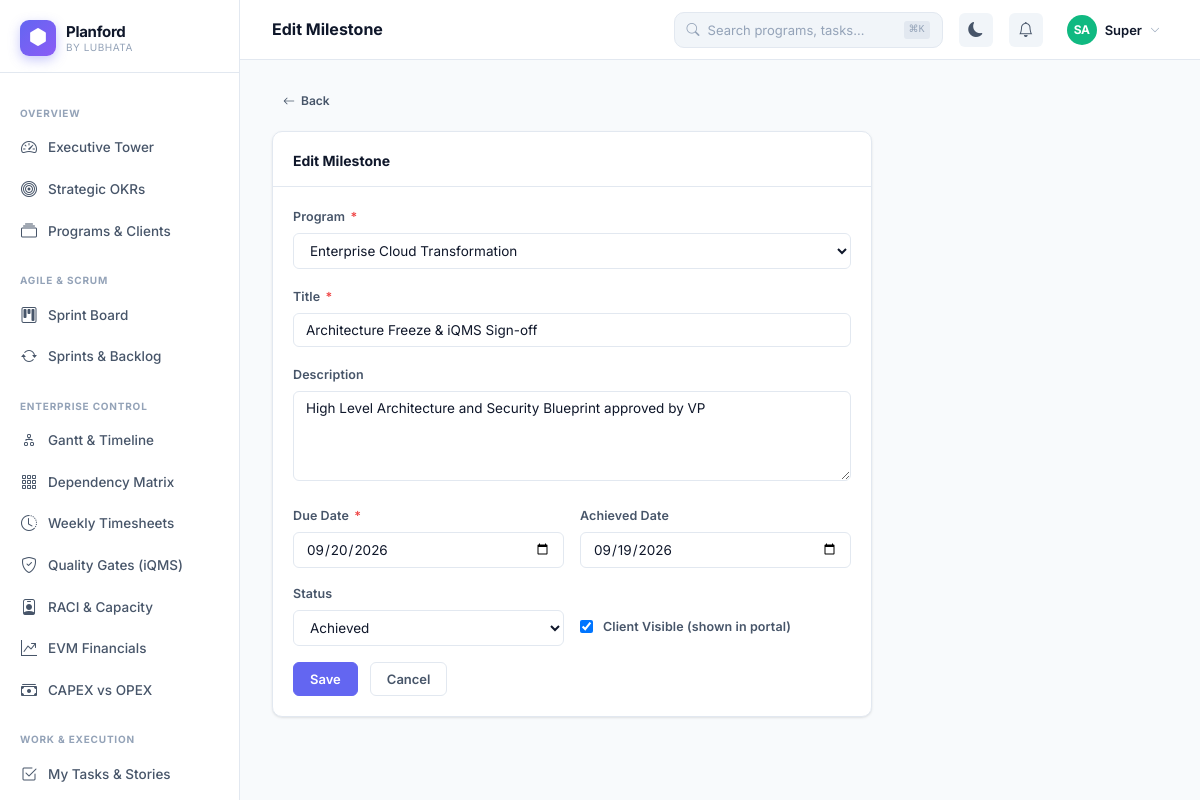
The app's page /milestones/edit?id=5 (signed in) with its own data.
### tables this page shows
CREATE TABLE `milestones` (
  `id` int unsigned NOT NULL AUTO_INCREMENT,
  `program_id` int unsigned NOT NULL,
  `phase_id` int unsigned DEFAULT NULL,
  `title` varchar(200) NOT NULL,
  `description` text,
  `due_date` date NOT NULL,
  `achieved_date` date DEFAULT NULL,
  `status` enum('pending','achieved','delayed','cancelled') NOT NULL DEFAULT 'pending',
  `is_client_visible` tinyint(1) DEFAULT '1',
  `created_by` int unsigned DEFAULT NULL,
  `created_at` datetime NOT NULL DEFAULT CURRENT_TIMESTAMP,
  PRIMARY KEY (`id`),
  KEY `program_id` (`program_id`)
);

CREATE TABLE `programs` (
  `id` int unsigned NOT NULL AUTO_INCREMENT,
  `org_id` int unsigned NOT NULL,
  `code` varchar(30) NOT NULL,
  `name` varchar(200) NOT NULL,
  `description` text,
  `methodology` enum('scrum','kanban','waterfall','hybrid') NOT NULL DEFAULT 'scrum',
  `rag_status` enum('green','amber','red') NOT NULL DEFAULT 'green',
  `status` enum('planning','active','on_hold','completed','cancelled') NOT NULL DEFAULT 'planning',
  `priority` enum('critical','high','medium','low') NOT NULL DEFAULT 'medium',
  `start_date` date DEFAULT NULL,
  `end_date` date DEFAULT NULL,
  `budget` decimal(15,2) DEFAULT NULL,
  `currency` varchar(5) DEFAULT 'INR',
  `owner_id` int unsigned DEFAULT NULL,
  `client_name` varchar(150) DEFAULT NULL,
  `client_logo` varchar(300) DEFAULT NULL,
  `cover_color` varchar(20) DEFAULT '#6366f1',
  `is_public` tinyint(1) DEFAULT '0',
  `stakeholder_token` varchar(64) DEFAULT NULL,
  `settings` json DEFAULT NULL,
  `created_by` int unsigned DEFAULT NULL,
  `created_at` datetime NOT NULL DEFAULT CURRENT_TIMESTAMP,
  `updated_at` datetime NOT NULL DEFAULT CURRENT_TIMESTAMP ON UPDATE CURRENT_TIMESTAMP,
  PRIMARY KEY (`id`),
  UNIQUE KEY `stakeholder_token` (`stakeholder_token`),
  KEY `org_id` (`org_id`),
  KEY `owner_id` (`owner_id`),
  KEY `status` (`status`)
);

### src/Models/DB.php (called while the page is built, shortened)
<?php
class DB {
    private static ?DB $instance = null;
    private mysqli $conn;
    private function __construct() {
        $this->conn = new mysqli(DB_HOST, DB_USER, DB_PASS, DB_NAME, DB_PORT);
        $this->conn->set_charset('utf8mb4');
        $this->conn->query("SET time_zone = '+05:30'");
    }
    public static function get(): self {
        if (!self::$instance) self::$instance = new self();
        return self::$instance;
    }
    private function types(array $params): string {
        return implode('', array_map(fn($v) =>
            is_int($v) ? 'i' : (is_float($v) ? 'd' : 's'), $params));
    }
    public function query(string $sql, array $params = []): mysqli_result|bool {
        $stmt = $this->conn->prepare($sql);
        $stmt->bind_param($this->types($params), ...$params);
        $stmt->execute();
        $result = $stmt->get_result();
        return $result !== false ? $result : true;
    }
    public function fetchAll(string $sql, array $params = []): array {
        $r = $this->query($sql, $params);
        return $r->fetch_all(MYSQLI_ASSOC);
    }
    public function fetchOne(string $sql, array $params = []): ?array {
        $r = $this->query($sql, $params);
        return $r->fetch_assoc() ?: null;
    }
}
function db(): DB { return DB::get(); }

### views/milestones/form.php (the view, shortened to what this page needs)
<?php
$db=$db??db(); $orgId=authOrgId(); $id=(int)($_GET['id']??0); $isEdit=$id>0; $ms=null; $errors=[];
if ($isEdit) { $ms=$db->fetchOne("SELECT m.* FROM milestones m JOIN programs p ON m.program_id=p.id WHERE m.id=? AND p.org_id=?",[$id,$orgId]); if(!$ms) redirect('/milestones','Not found.','danger'); }
$programs=$db->fetchAll("SELECT id,name FROM programs WHERE org_id=? ORDER BY name",[$orgId]);
?>
<div style="max-width:600px">
  <a href="<?= url('milestones') ?>" class="btn btn-ghost btn-sm mb-4"><i class="bi bi-arrow-left"></i> Back</a>
  <div class="pf-card">
    <div class="pf-card-header"><div class="pf-card-title"><?= $isEdit?'Edit':'New' ?> Milestone</div></div>
    <div class="pf-card-body">
      <form method="POST">
        <div class="pf-form-group"><label class="pf-label">Program <span class="req">*</span></label>
          <select name="program_id" class="pf-select" required>
            <?php foreach($programs as $p): ?><option value="<?= $p['id'] ?>" <?= ($ms['program_id']??$_GET['program_id']??'')==$p['id']?'selected':'' ?>><?= e($p['name']) ?></option><?php endforeach; ?>
          </select></div>
        <div class="pf-form-group"><label class="pf-label">Title <span class="req">*</span></label>
          <input type="text" name="title" class="pf-input" value="<?= e($ms['title']??'') ?>" required></div>
        <div class="pf-form-group"><label class="pf-label">Description</label>
          <textarea name="description" class="pf-textarea"><?= e($ms['description']??'') ?></textarea></div>
        <div class="pf-form-row mb-4">
          <div class="pf-form-group mb-0"><label class="pf-label">Due Date <span class="req">*</span></label>
            <input type="date" name="due_date" class="pf-input" value="<?= e($ms['due_date']??'') ?>" required></div>
          <div class="pf-form-group mb-0"><label class="pf-label">Achieved Date</label>
            <input type="date" name="achieved_date" class="pf-input" value="<?= e($ms['achieved_date']??'') ?>"></div>
        </div>
        <div class="pf-form-row mb-4">
          <div class="pf-form-group mb-0"><label class="pf-label">Status</label>
            <select name="status" class="pf-select">
              <?php foreach(['pending','achieved','delayed','cancelled'] as $s): ?><option value="<?= $s ?>" <?= ($ms['status']??'pending')===$s?'selected':'' ?>><?= ucfirst($s) ?></option><?php endforeach; ?>
            </select></div>
          <div class="pf-form-group mb-0" style="display:flex;align-items:center;padding-top:24px;gap:10px">
            <input type="checkbox" name="is_client_visible" id="cv" value="1" <?= ($ms['is_client_visible']??1)?'checked':'' ?>>
            <label for="cv" class="pf-label mb-0">Client Visible (shown in portal)</label>
          </div>
        </div>
        <div class="d-flex gap-3">
          <button type="submit" class="btn btn-primary"><?= $isEdit?'Save':'Add Milestone' ?></button>
          <a href="<?= url('milestones') ?>" class="btn btn-outline">Cancel</a>
        </div>
      </form>
    </div>
  </div>
</div>
<?php $content=ob_get_clean(); require VIEW_PATH.'layouts/app.php';

### index.php (shortened to what this page needs)
<?php
require_once __DIR__ . '/src/Models/DB.php';
require_once __DIR__ . '/src/Helpers/helpers.php';
$uri    = parse_url($_SERVER['REQUEST_URI'], PHP_URL_PATH);
$base   = parse_url(APP_URL, PHP_URL_PATH);
$path   = '/' . trim(substr($uri, strlen($base)), '/');
foreach ($routes as $route => [$view, $roles]) {
    if ($path === $route || $path === $route . '/') {
        require VIEW_PATH . str_replace('/', DIRECTORY_SEPARATOR, $view) . '.php';
        break;
    }
}

### assets/css/planford.css (style rules this page uses)
:root { --pf-indigo: #6366f1; --pf-violet: #8b5cf6; --pf-pink: #ec4899; --pf-cyan: #06b6d4; --pf-green: #22c55e; --pf-amber: #f59e0b; --pf-red: #ef4444; --pf-blue: #3b82f6; --pf-teal: #14b8a6; --pf-orange: #f97316; --pf-bg: #f8fafc; --pf-surface: #ffffff; --pf-surface2: #f1f5f9; --pf-border: #e2e8f0; --pf-text: #0f172a; --pf-text-2: #475569; --pf-text-3: #94a3b8; --pf-sidebar-w: 240px; --pf-header-h: 60px; --pf-radius: 10px; --pf-radius-sm: 6px; --pf-radius-lg: 16px; --pf-shadow: 0 1px 3px rgba(0,0,0,.08), 0 1px 2px rgba(0,0,0,.04); --pf-shadow-md: 0 4px 12px rgba(0,0,0,.1); --pf-shadow-lg: 0 12px 32px rgba(0,0,0,.12); --pf-transition: all .2s cubic-bezier(.4,0,.2,1); --pf-font: 'Inter', -apple-system, BlinkMacSystemFont, 'Segoe UI', sans-serif; }
*, *::before, *::after { box-sizing: border-box; margin: 0; padding: 0; }
html { font-size: 14px; scroll-behavior: smooth; }
body { font-family: var(--pf-font); background: var(--pf-bg); color: var(--pf-text); line-height: 1.6; -webkit-font-smoothing: antialiased; min-height: 100vh; }
a { color: var(--pf-indigo); text-decoration: none; transition: var(--pf-transition); }
input, textarea, select, button { font-family: inherit; font-size: inherit; }
.pf-card { background: var(--pf-surface); border: 1px solid var(--pf-border); border-radius: var(--pf-radius); box-shadow: var(--pf-shadow); overflow: hidden; }
.pf-card-header { padding: 18px 20px 14px; border-bottom: 1px solid var(--pf-border); display: flex; align-items: center; justify-content: space-between; gap: 12px; }
.pf-card-title { font-size: 14px; font-weight: 700; color: var(--pf-text); }
.pf-card-body { padding: 20px; }
.btn { display: inline-flex; align-items: center; gap: 6px; padding: 7px 16px; border-radius: var(--pf-radius-sm); font-size: 13px; font-weight: 600; border: 1px solid transparent; cursor: pointer; transition: var(--pf-transition); text-decoration: none; white-space: nowrap; line-height: 1.4; }
.btn-primary { background: var(--pf-indigo); color: #fff; border-color: var(--pf-indigo); }
.btn-outline { background: transparent; color: var(--pf-text-2); border-color: var(--pf-border); }
.btn-ghost { background: transparent; color: var(--pf-text-2); border-color: transparent; }
.btn-sm { padding: 4px 10px; font-size: 12px; }
.pf-form-group { margin-bottom: 18px; }
.pf-label { display: block; font-size: 12.5px; font-weight: 600; color: var(--pf-text-2); margin-bottom: 6px; letter-spacing: .1px; }
.pf-label .req { color: var(--pf-red); margin-left: 2px; }
.pf-input, .pf-select, .pf-textarea { width: 100%; padding: 8px 12px; background: var(--pf-surface); border: 1px solid var(--pf-border); border-radius: var(--pf-radius-sm); color: var(--pf-text); font-size: 13.5px; transition: var(--pf-transition); outline: none; }
.pf-input::placeholder, .pf-textarea::placeholder { color: var(--pf-text-3); }
.pf-textarea { resize: vertical; min-height: 90px; }
.pf-select { cursor: pointer; }
.pf-form-row { display: grid; grid-template-columns: 1fr 1fr; gap: 16px; }
.d-flex { display: flex; }
.gap-3 { gap: 12px; }
.mb-0 { margin-bottom: 0; }
.mb-4 { margin-bottom: 16px; }

### records on screen
milestones: program_id "Enterprise Cloud Transformation", title "Architecture Freeze & iQMS Sign-off", description "High Level Architecture and Security Blueprint approved by VP", due_date "09/20/2026", achieved_date "09/19/2026", status "Achieved", is_client_visible "☑"
